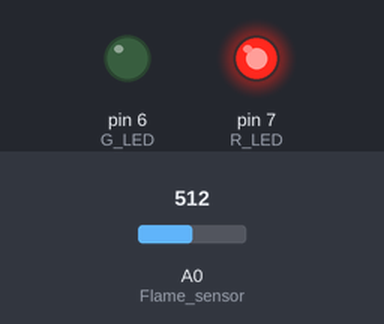
Simulated run of this sketch. Board: Arduino Uno, built with avr-gcc and run on an emulated ATmega328P. On the bench: output pins drawn as LEDs (lit = HIGH). Inputs (shaded band) come from the test bench; at power-on: A0 (Flame_sensor) = 512.

Above: at 1.2 s.
1.3 s: A0 (Flame_sensor) set to 783
2.8 s: A0 (Flame_sensor) set to 819
At 3.6 s:
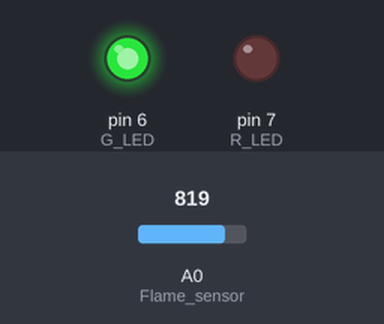
4.3 s: A0 (Flame_sensor) set to 790
At 4.8 s:
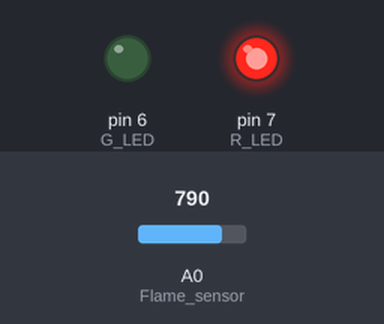
5.8 s: A0 (Flame_sensor) set to 810
At 7.1 s:
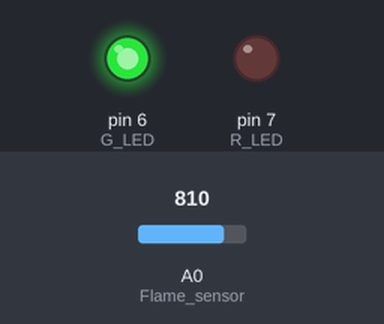
Timing chart, 0 to 8.3 s (numbered marks = the images above; inputs shaded):
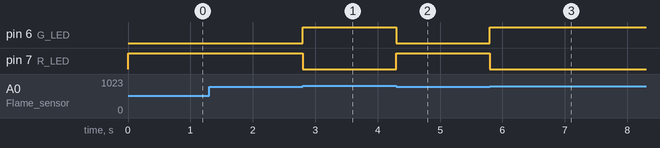

Measured:
- the behaviour switches between 800 and 801 on A0 (Flame_sensor) (found by bisection; images 0 and 1)
- after the input at 1.3 s, every drawn part: stays the same
- after the input at 2.8 s, pin 6 (G_LED): LOW → HIGH at once; pin 7 (R_LED): HIGH → LOW at once
- after the input at 4.3 s, pin 6 (G_LED): HIGH → LOW at once; pin 7 (R_LED): LOW → HIGH at once
- after the input at 5.8 s, pin 6 (G_LED): LOW → HIGH at once; pin 7 (R_LED): HIGH → LOW at once

The sketch:

Flame_1.ino
```cpp
int Flame_sensor = A0;
int Sensor_val;
int G_LED = 6;
int R_LED = 7;

void setup() {
  // put your setup code here, to run once:
  Serial.begin(9600);
  pinMode(G_LED,OUTPUT);
  pinMode(R_LED,OUTPUT);

}

void loop() {
  // put your main code here, to run repeatedly:
  Sensor_val = analogRead(Flame_sensor);
  if(Sensor_val <= 800){
    digitalWrite(R_LED,HIGH);
    digitalWrite(G_LED,LOW);
  }else{
    digitalWrite(G_LED,HIGH);
    digitalWrite(R_LED,LOW);
  }
}
```
